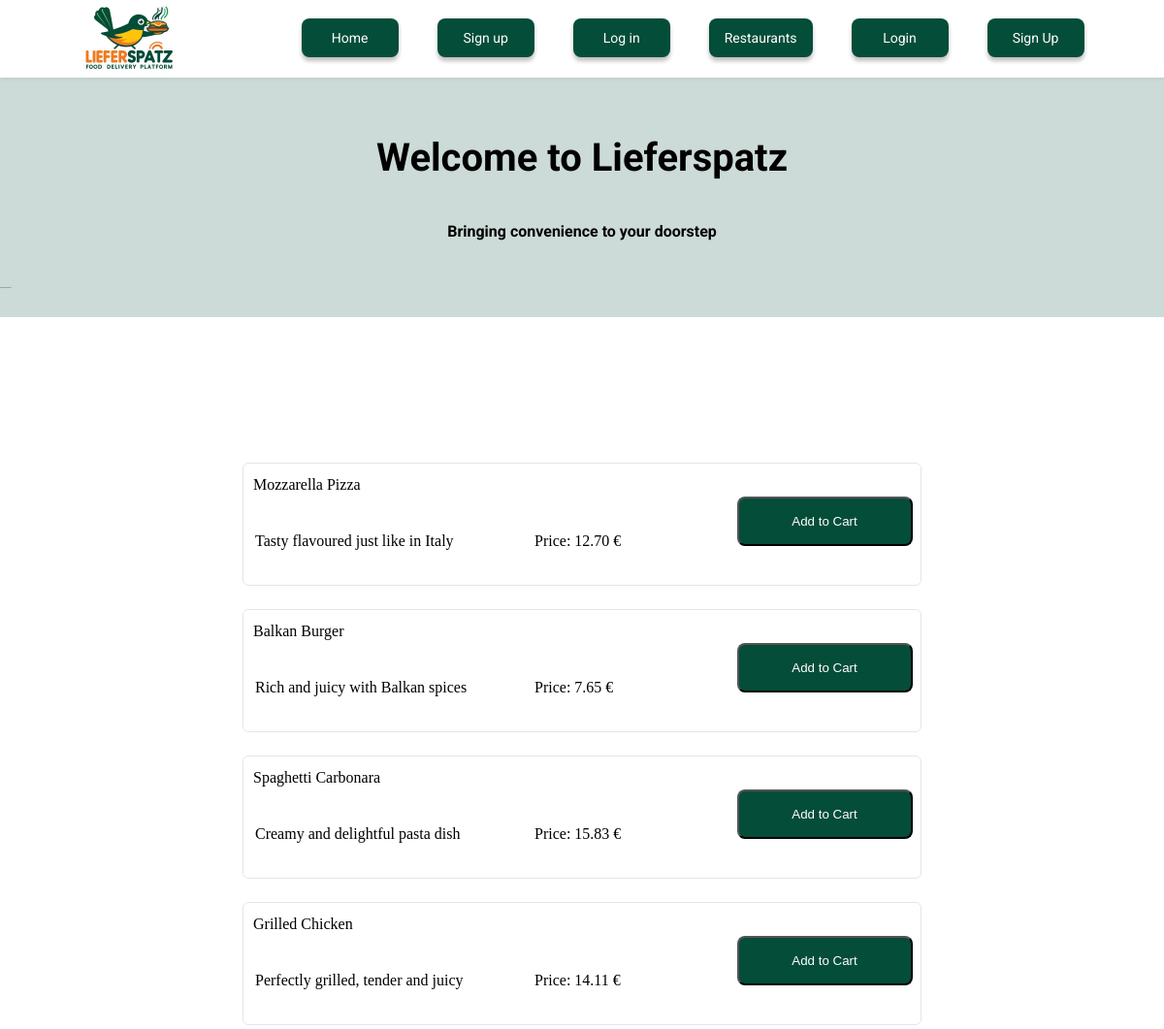
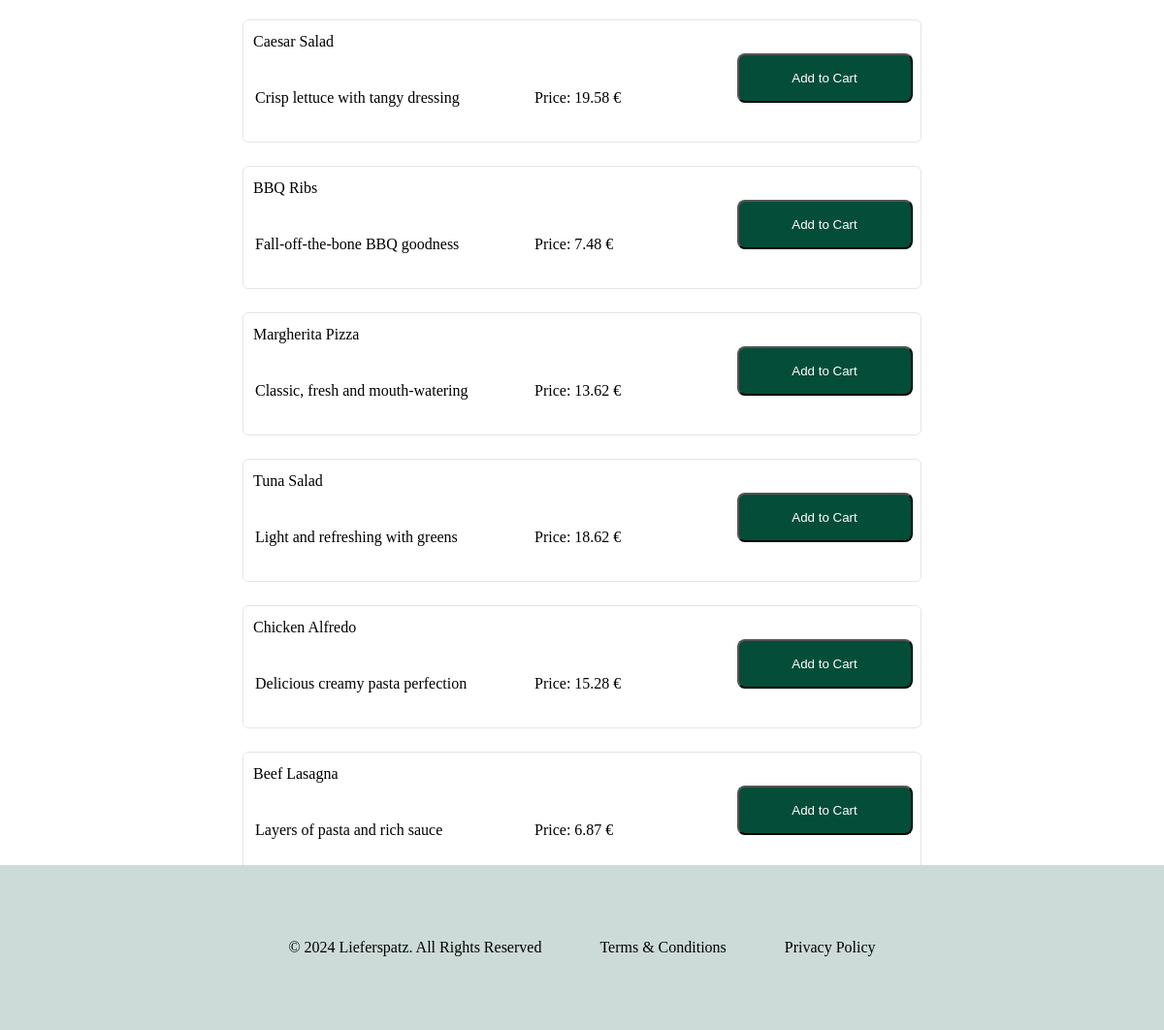
The page /restaurant/1 on the database its author committed (2 pictures, top to bottom).
### models.py (models this page shows)
class MenuItem(db.Model):
    __tablename__ = 'MenuItems'
    MenuItemID = db.Column(db.Integer, primary_key=True)
    RestaurantID = db.Column(db.Integer, db.ForeignKey('Restaurants.RestaurantID'), nullable=False)
    Name = db.Column(db.String(100), nullable=False)
    Description = db.Column(db.Text, nullable=False)
    Price = db.Column(db.Numeric(10, 2), nullable=False)
    Category = db.Column(db.String, nullable=False, default="Uncategorized")  # Add default value
    ImageURL = db.Column(db.String, nullable=True)
    IsAvailable = db.Column(db.Boolean, default=True)

### app.py (the view)
@app.route('/restaurant/<int:restaurant_id>', methods=['GET'])
def customer_menu(restaurant_id):
    restaurant = Restaurant.query.get_or_404(restaurant_id)
    menu_items = MenuItem.query.filter_by(RestaurantID=restaurant_id).all()
    return render_template('customer-menu.html', restaurant=restaurant, menu_items=menu_items)

### app.py (called while the page is built)
@app.before_request
def validate_tab_session():
    tab_session_id = request.form.get('tab_session_id') or request.args.get('tab_session_id')
    if 'tab_session_id' in session and session['tab_session_id'] != tab_session_id:
        session.clear()  # clear session if tab_session_id doesn't match
        flash("Session mismatch. Please log in again.", "warning")
        return redirect(url_for('login'))
    session['tab_session_id'] = tab_session_id

### templates/customer-menu.html (shortened to what this page needs)
<!DOCTYPE html>
<html>
  <head>
    <link rel="stylesheet" href="{{ url_for('static', filename='customer-menu.css') }}">
    <link rel="stylesheet" href="{{ url_for('static', filename='styleguide.css') }}">
    <link rel="stylesheet" href="{{ url_for('static', filename='globals.css') }}">
    </head>
  <body style="margin: 0; background: #ffffff">
    <div class="customer-menu screen">
      <div class="flash-messages">
      </div>
      <div class="top-bar">
        <img class="logo-lieferspatz-1" src="{{ url_for('static', filename='img/logo-lieferspatz-1.png') }}" alt="logo lieferspatz 1" />
        <div class="navigation">
          <a href="{{ url_for('home') }}" class="button button-danger">Home</a>
          <a href="{{ url_for('signup') }}" class="button button-danger">Sign up</a>
          <a href="{{ url_for('login') }}" class="button button-danger">Log in</a>
          <a href="{{ url_for('show_restaurants') }}" class="button button-danger">Restaurants</a>
          {% if session['user_id'] %}
              <a href="#" id="balance-btn" class="button button-danger">Balance</a>
              <a href="{{ url_for('cart') }}" class="button button-danger">Cart</a>
              <a href="{{ url_for('orders') }}" class="button button-danger">Orders</a>
              <a href="{{ url_for('logout') }}" class="button button-danger">Logout</a>
              <span class="user-welcome">Welcome {{ session['user_name'] }}</span>
          {% else %}
              <a href="{{ url_for('login') }}" class="button button-danger">Login</a>
              <a href="{{ url_for('signup') }}" class="button button-danger">Sign Up</a>
          {% endif %}
        </div>
      </div>
      <div class="section">
        <div class="container">
          <div class="title-1 roboto-bold-black-40px">Welcome to Lieferspatz</div>
          <p class="description roboto-bold-black-16px">Bringing convenience to your doorstep</p>
        </div>
        <img class="vector-200" src="static/img/vector-200-8.svg" alt="Vector 200" />
      </div>
      <div class="orders">
        <div class="container-1">
            {% if menu_items %}
                {% for item in menu_items %}
                    <div class="card">
                        <div class="text-content">
                            <div class="title roboto-bold-black-24px">{{ item.Name }}</div>
                            <p class="subtitle-1 roboto-regular-black-16px">{{ item.Description }}</p>
                            <p class="subtitle roboto-regular-black-16px">Price: {{ item.Price }} €</p>
                        </div>
                        <form action="{{ url_for('add_to_cart', menu_item_id=item.MenuItemID) }}" method="GET">
                            <button type="submit" class="primary">Add to Cart</button>
                        </form>
                    </div>
                {% endfor %}
            {% else %}
                <p class="description-1 roboto-bold-black-16px">This menu has no items yet.</p>
            {% endif %}
        </div>
    </div>
    <div class="section-1">
        <p>© 2024 Lieferspatz. All Rights Reserved</p>
        <p>Terms & Conditions</p>
        <p>Privacy Policy</p>
    </div>
</div>
  </body>
</html>

### static/customer-menu.css (style rules this page uses)
.customer-menu { display: flex; flex-direction: column; min-height: 100vh; }
.customer-menu .container-1 { overflow-y: auto; padding: 10px; height: 80vh; margin-top: 10%; display: flex; flex-direction: column; width: 60%; }
.customer-menu .top-bar { align-items: center; background-color: var(--fuschia100); box-shadow: 0px 0px 6px #0000001f; display: flex; gap: 9%; height: 80px; justify-content: center; left: 0; overflow: hidden; padding: 20px 20px 20px 0px; position: relative; top: 0; width: 100%; }
.customer-menu .orders { align-self: stretch; background-color: var(--fuschia100); min-height: 792px; overflow: hidden; position: relative; width: 100%; overflow-y: auto; max-height: 80vh; display: flex; flex-direction: column; align-items: center; gap: 20px; }
.customer-menu .card { align-items: center; border: 1px solid; border-color: var(--black-2); border-radius: 6px; display: flex; flex-direction: column; height: 129px; left: 0px; position: relative; row-gap: 20px; top: 20px; width: 100%; }
.customer-menu .text-content { padding: 10px; align-self: stretch; position: relative; width: 100%; }
.customer-menu .subtitle-1 { left: 12px; letter-spacing: 0; line-height: 20px; position: absolute; top: 54px; width: 628px; }
.customer-menu .subtitle { left: 300px; letter-spacing: 0; line-height: 20px; position: absolute; top: 54px; width: 628px; }
.customer-menu .button-danger { font-family: var(--font-family-roboto); display: inline-flex; align-items: center; justify-content: center; background-color: var(--iris100); border-radius: 8px; box-shadow: 0px 4px 4px #00000040; padding: 12px 16px; height: 40px; min-width: 100px; font-size: 14px; font-weight: bold; color: white; text-decoration: none; cursor: pointer; transition: 0.3s ease-in-out; }
.customer-menu .button { color: var(--fuschia100); font-weight: 400; line-height: 16px; margin-bottom: -7.00px; margin-top: -9.00px; position: relative; white-space: nowrap; width: fit-content; }
.customer-menu .primary { align-items: center; color: white; background-color: var(--iris100); border-radius: 8px; display: flex; flex-direction: column; height: 51px; justify-content: center; padding: 12px; position: relative; top: -30px; left: 250px; width: 181px; }
.customer-menu .title { letter-spacing: 0; line-height: 24px; position: relative; white-space: nowrap; width: fit-content; }
.customer-menu .title-1 { letter-spacing: 0; line-height: 48px; margin-top: -1.00px; position: relative; text-align: center; width: 100%; }
.customer-menu .section-1 { align-items: center; background-color: #044d3933; display: flex; flex-shrink: 0; justify-content: center; padding: 60px; width: 100%; }

### static/styleguide.css (style rules this page uses)
:root { --aqua-deep: #044d3933; --black: #000000; --black-2: #0000001a; --black-3: #0000000d; --black-4: #00000080; --fuschia100: #ffffff; --iris100: #044d39; --iris80: #f7f8fd; --iron: #d8d8d880; --romance: #fffdfd; --font-size-l: 16px; --font-size-m: 14px; --font-size-xl: 20px; --font-size-xxl: 24px; --font-size-xxxl: 40px; --font-size-xxxxl: 50px; --font-size-xxxxxl: 62.5px; --font-family-inter: "Inter", Helvetica; --font-family-inter-regular: "Inter-Regular", Helvetica; --font-family-roboto: "Roboto", Helvetica; --font-family-roboto-light: "Roboto-Light", Helvetica; --font-family-roboto-medium: "Roboto-Medium", Helvetica; --font-family-roboto-regular: "Roboto-Regular", Helvetica; }
.roboto-bold-black-16px { color: var(--black); font-family: var(--font-family-roboto); font-size: var(--font-size-l); font-style: normal; font-weight: 700; }
.roboto-bold-black-40px { color: var(--black); font-family: var(--font-family-roboto); font-size: var(--font-size-xxxl); font-style: normal; font-weight: 700; }

### rows shown on the page
MenuItem: Name "Mozzarella Pizza", Description "Tasty flavoured just like in Italy", Price "12.70"
MenuItem: Name "Balkan Burger", Description "Rich and juicy with Balkan spices", Price "7.65"
MenuItem: Name "Spaghetti Carbonara", Description "Creamy and delightful pasta dish", Price "15.83"
MenuItem: Name "Grilled Chicken", Description "Perfectly grilled, tender and juicy", Price "14.11"
MenuItem: Name "Caesar Salad", Description "Crisp lettuce with tangy dressing", Price "19.58"
MenuItem: Name "BBQ Ribs", Description "Fall-off-the-bone BBQ goodness", Price "7.48"
MenuItem: Name "Margherita Pizza", Description "Classic, fresh and mouth-watering", Price "13.62"
MenuItem: Name "Tuna Salad", Description "Light and refreshing with greens", Price "18.62"
MenuItem: Name "Chicken Alfredo", Description "Delicious creamy pasta perfection", Price "15.28"
MenuItem: Name "Beef Lasagna", Description "Layers of pasta and rich sauce", Price "6.87"
